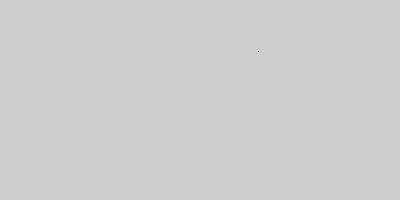
Frame 1 (no input)
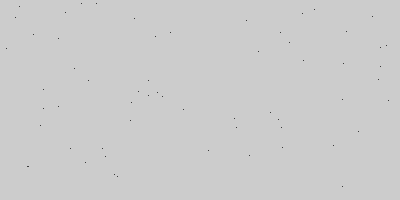
Frame 60 (the mouse pressed at the canvas centre just before this capture)
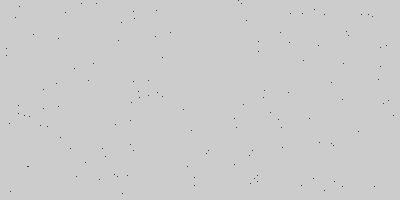
Frame 120 (the mouse held since frame 60 and released just before this capture)

The Processing sketch that drew these frames (run headless with seeded random() and noise(); from frame 60 on, the mouse is pressed at the canvas centre):

// Processing sketch: PremiereClasse2
// ── PremiereClasse2.pde
/*Description
Le programme affiche des points aléatoires à l'intérieur de la fenêtre. 
*/

//Constantes
int LARGEUR_FENETRE=400;
int HAUTEUR_FENETRE=200;

//Variables globales
int positionX, positionY;

//Objets
Dot monPoint; 

//Réglage fenêtre
void settings(){
  //Initialiser taille fenetre
  size(LARGEUR_FENETRE,HAUTEUR_FENETRE);
}
//Initialisation des objets
void setup(){
  monPoint = new Dot(); //Initialisation de l'objet
}
//Boucle principale
void draw(){
  positionX=int(random(0,LARGEUR_FENETRE));
  positionY=int(random(0,HAUTEUR_FENETRE));
  //Contrôle
  println("X : "+positionX+" Y : "+positionY);
  monPoint.affiche(positionX,positionY);
}
// ── Dot.pde
class Dot{
int localX,localY; //Valeurs de X et Y dans l'objet
void  setX(int valeurX){
  if(valeurX >= width) {
      localX=width-1;
    }
  else if(valeurX < 0) {
      localX=0;
    }
    else { 
      localX = valeurX;
    }
  
  }
void setY(int valeurY){
  if(valeurY >= height) {
      localY=height-1;
    }
  else if(valeurY < 0) {
      localY=0;
    }
    else { 
      localY = valeurY;
    }
  }

void affiche(int x, int y){
 //On commence par  
// println("Largeur" + width);
setX(x);
setY(y);
 point(localX,localY); //Le problème ici est que les valeurs de x ou y peuvent être en dehors de la fenêtre
}
}
